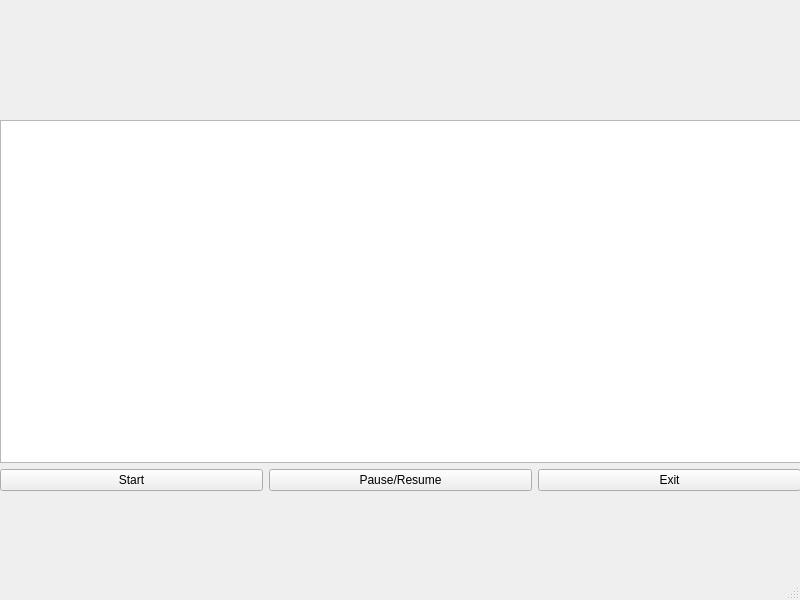
<?xml version="1.0" encoding="UTF-8"?>
<ui version="4.0">
 <class>MainWindow</class>
 <widget class="QMainWindow" name="MainWindow">
  <property name="geometry">
   <rect>
    <x>0</x>
    <y>0</y>
    <width>800</width>
    <height>600</height>
   </rect>
  </property>
  <property name="windowTitle">
   <string>MainWindow</string>
  </property>
  <widget class="QWidget" name="centralwidget">
   <widget class="QWidget" name="">
    <property name="geometry">
     <rect>
      <x>0</x>
      <y>120</y>
      <width>801</width>
      <height>371</height>
     </rect>
    </property>
    <layout class="QVBoxLayout" name="verticalLayout">
     <item>
      <widget class="QGraphicsView" name="view"/>
     </item>
     <item>
      <layout class="QHBoxLayout" name="horizontalLayout">
       <item>
        <widget class="QPushButton" name="btnStart">
         <property name="text">
          <string>Start</string>
         </property>
        </widget>
       </item>
       <item>
        <widget class="QPushButton" name="btnPause">
         <property name="text">
          <string>Pause/Resume</string>
         </property>
        </widget>
       </item>
       <item>
        <widget class="QPushButton" name="btnExit">
         <property name="text">
          <string>Exit</string>
         </property>
        </widget>
       </item>
      </layout>
     </item>
    </layout>
   </widget>
  </widget>
  <widget class="QMenuBar" name="menubar">
   <property name="geometry">
    <rect>
     <x>0</x>
     <y>0</y>
     <width>800</width>
     <height>22</height>
    </rect>
   </property>
  </widget>
  <widget class="QStatusBar" name="statusbar"/>
 </widget>
 <resources/>
 <connections/>
</ui>
